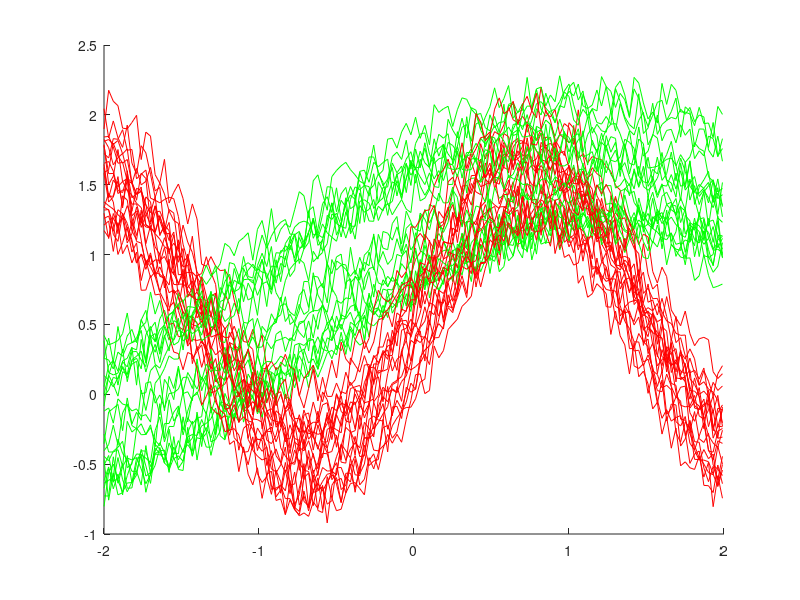

Write the MATLAB code that produced this figure.
clear;
close all;

range = -2:0.03:2;
noiseAmplitude = 0.32;

pClusterWidth = -0.3:0.02:0.1;
numInputs = length(pClusterWidth);
p = zeros(numInputs, length(range));
myRand = rand;
for k = 1:numInputs
    p(k,:) = sin(pClusterWidth(k)+pi*range*myRand)+rand;
    p(k,:) = p(k,:) + rand(1,length(p(k,:)))*noiseAmplitude;
end

tClusterWidth = 0.5:0.02:0.9;
numTargets = length(tClusterWidth);
myRand = rand;
for k = 1:numTargets
    t(k,:) = sin(tClusterWidth(k)+pi*range*myRand)+rand; % reference
    t(k,:) = t(k,:) + rand(1,length(t(k,:)))*noiseAmplitude;
end

hold on;
for k = 1:numInputs
    plot(range,p(k,:), 'r');
    plot(range,t(k,:), 'g');
end
hold off

t = t';
p = p';

% save('noiseFastSinOffset.mat','p','t','range');